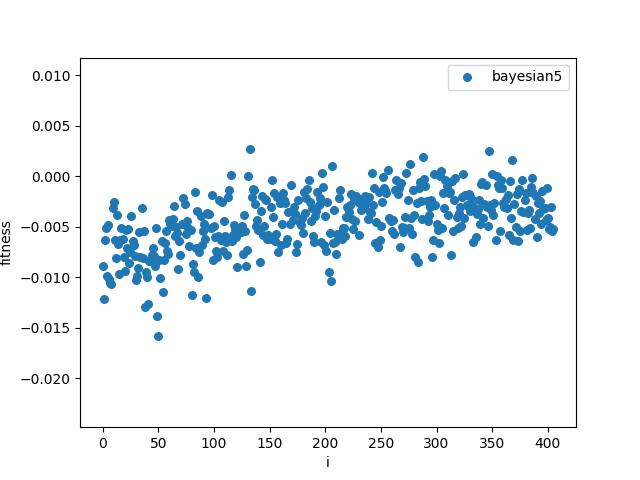

The script that drew this image:
import pandas as pd
import matplotlib.pyplot as plt
import numpy as np
import sys
import glob
import os
os.chdir('../jpeg_eval/')

def identify_pareto(scores):
    # Count number of items
    population_size = scores.shape[0]
    # Create a NumPy index for scores on the pareto front (zero indexed)
    population_ids = np.arange(population_size)
    # Create a starting list of items on the Pareto front
    # All items start off as being labelled as on the Parteo front
    pareto_front = np.ones(population_size, dtype=bool)
    # Loop through each item. This will then be compared with all other items
    for i in range(population_size):
        # Loop through all other items
        for j in range(population_size):
            # Check if our 'i' pint is dominated by out 'j' point
            if all(scores[j] >= scores[i]) and any(scores[j] > scores[i]):
                # j dominates i. Label 'i' point as not on Pareto front
                pareto_front[i] = 0
                # Stop further comparisons with 'i' (no more comparisons needed)
                break
    # Return ids of scenarios on pareto front
    return population_ids[pareto_front]

def get_data(group, **param):
    index = param['index']
    if group == 'ga_selection':
        ga_list = glob.glob('csv/ga_selection_*_*.csv')
        rate=[]
        acc1=[]
        for name in ga_list:
            df = pd.read_csv(name)
            rate.append(np.array(df['rate'])[-1])
            acc1.append(np.array(df['acc1'])[-1])
        return (rate[index],acc1[index])
    if 'sorted' in group:
        df = pd.read_csv("csv/sorted.csv")
        return (df['rate'][index], df['acc1'][index])
    if 'bayesian' in group:
        df = pd.read_csv('csv/'+group+'.csv')
        rate = df['rate'][index]
        coef = np.array([-6.40782216e-05,-1.81228974e-03,6.46255250e-01])
        diff = df['acc1'][index] - [np.sum(np.array([r**2,r,1])*coef) for r in rate]
        return (range(len(rate)), diff)
    if 'standard' in group:
        df = pd.read_csv('csv/'+group+'.csv')
        term = df['i'].astype(str).str.isnumeric()
        if param['start'] != None:
            term = df['i'].str.startswith(param['startwith']) 
        return (df['rate'][term][index], df['acc1'][term][index])
    if 'psnr' in group:
        df = pd.read_csv('csv/sorted_psnr.csv')
        return (df['rate'][index], df['psnr_mean'][index])

rates = np.array(pd.read_csv('csv/sorted.csv')['rate'])
sorted_index = np.logical_and(rates > 21.33,rates < 22.81)
#scores = np.array((df['rate'],df['acc1']))
#scores = np.swapaxes(scores,0,1)
#pareto = identify_pareto(scores)
groups = {  
            #'bayesian': { 'index': slice(None) },
            'bayesian5': { 'index': slice(None) },

            #'sorted': { 'index': sorted_index },
         }

# Create plot
fig = plt.figure()
ax = fig.add_subplot(111)#axisbg="1.0")
# np.polyfit(g2[0],g2[1], 2)
#x = np.linspace(min(df['rate']), max(df['rate']), 1000)
#y = [ np.sum(np.array([a**2,a,1])*coef) for a in x]
#ax.plot(x,y)
xmax = 0
xmin = 0
for k in groups.keys():
    x, y = get_data(k, **groups[k])
    #a = 1 if group=='standard' or 'pareto' else 0.3
    ax.scatter(x, y, s=30, label=k.replace('_part1', ''))


#plt.title('CR pareto vs Acc')
plt.legend(loc=0)
plt.xlabel('i') 
plt.ylabel('fitness')
os.chdir('../plots/')
plt.savefig(os.path.basename(__file__).replace('.py','.png'))
plt.show()

#df = pd.read_csv("libjpeg_random.csv")
#pl = df.plot.scatter(x='Comp Rate', y='Acc', s=30, color='Blue', label='random jpeg',ax=pl);
#df = pd.read_csv("libjpeg_perturbed.csv")
#pl = df.plot.scatter(x='Comp Rate', y='Acc', s=30, color='Yellow', label='perturbed jpeg',ax=pl);


#print(df[1:])

#ax.scatter(x=df['rate'][1:], y=df['acc1'][1:], s=45, color='Green', label='standard jpeg')


#fig = pl.get_figure()
#fig.save
